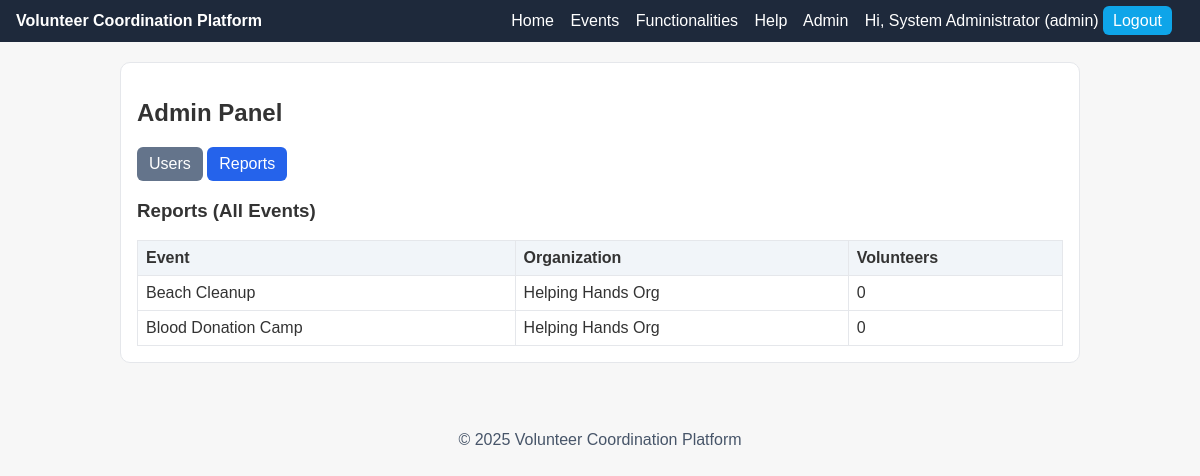
The page /admin.php?tab=reports (signed in) on the database its author committed.
### tables this page shows
CREATE TABLE events (
  id INT AUTO_INCREMENT PRIMARY KEY,
  title VARCHAR(150) NOT NULL,
  description VARCHAR(500) DEFAULT NULL,
  event_time DATETIME NOT NULL,
  location VARCHAR(150) NOT NULL,
  required_skills VARCHAR(255) DEFAULT NULL,
  slots INT NOT NULL DEFAULT 10,
  created_by INT NOT NULL,
  created_at TIMESTAMP DEFAULT CURRENT_TIMESTAMP,
  FOREIGN KEY (created_by) REFERENCES users(id) ON DELETE CASCADE
);

CREATE TABLE users (
  id INT AUTO_INCREMENT PRIMARY KEY,
  username VARCHAR(64) UNIQUE NOT NULL,
  password_hash CHAR(32) NOT NULL,
  name VARCHAR(100) NOT NULL,
  role ENUM('admin','user') NOT NULL DEFAULT 'user',
  user_type ENUM('volunteer','organization','admin') NOT NULL DEFAULT 'volunteer',
  skills VARCHAR(255) DEFAULT NULL,
  availability VARCHAR(255) DEFAULT NULL,
  interests VARCHAR(255) DEFAULT NULL,
  created_at TIMESTAMP DEFAULT CURRENT_TIMESTAMP
);

### admin.php (the view, shortened to what this page needs)
<?php
require_once 'db.php';
include 'header.php';
$tab = $_GET['tab'] ?? 'users';
?>
<div class="card">
  <h2>Admin Panel</h2>
  <div style="margin-bottom:12px;">
    <a class="btn <?php echo $tab==='users'?'':'secondary'; ?>" href="?tab=users">Users</a>
    <a class="btn <?php echo $tab==='reports'?'':'secondary'; ?>" href="?tab=reports">Reports</a>
  </div>
  <?php if ($tab === 'users'): ?>
    <h3>Create User</h3>
    <form method="post" class="card">
      <input type="hidden" name="create_user" value="1">
      <div class="form-row">
        <label>Username
          <input type="text" name="username" required>
        </label>
        <label>Password
          <input type="password" name="password" required>
        </label>
      </div>
      <div class="form-row">
        <label>Name
          <input type="text" name="name" required>
        </label>
        <label>User Type
          <select name="user_type">
            <option value="volunteer">Volunteer</option>
            <option value="organization">Organization</option>
          </select>
        </label>
      </div>
      <div class="form-row">
        <label>Skills
          <input type="text" name="skills">
        </label>
        <label>Availability
          <input type="text" name="availability">
        </label>
      </div>
      <div class="form-row">
        <label>Interests
          <input type="text" name="interests">
        </label>
      </div>
      <button class="btn" type="submit">Create</button>
    </form>
    <h3>All Users</h3>
    <?php
      $users = $conn->query("SELECT id, username, name, user_type FROM users ORDER BY id DESC");
      if ($users && $users->num_rows > 0):
    ?>
      <table class="table">
        <tr><th>ID</th><th>Username</th><th>Name</th><th>User Type</th><th>Actions</th></tr>
        <?php while ($u = $users->fetch_assoc()): ?>
          <tr>
            <td><?php echo $u['id']; ?></td>
            <td><?php echo htmlspecialchars($u['username']); ?></td>
            <td><?php echo htmlspecialchars($u['name']); ?></td>
            <td><?php echo htmlspecialchars($u['user_type']); ?></td>
            <td>
              <?php if ($u['id'] != current_user()['id']): ?>
                <a class="btn secondary" href="?delete_user=<?php echo $u['id']; ?>" onclick="return confirm('Delete user?');">Delete</a>
              <?php else: ?>
                <em>current</em>
              <?php endif; ?>
            </td>
          </tr>
        <?php endwhile; ?>
      </table>
    <?php else: ?>
      <p>No users yet.</p>
    <?php endif; ?>
  <?php elseif ($tab === 'reports'): ?>
    <h3>Reports (All Events)</h3>
    <?php
      $r = $conn->query("
        SELECT e.id, e.title, u.name AS org_name, COUNT(a.user_id) AS volunteers
        FROM events e
        JOIN users u ON e.created_by=u.id
        LEFT JOIN assignments a ON a.event_id=e.id
        GROUP BY e.id, e.title, u.name
        ORDER BY volunteers DESC
      ");
      if ($r && $r->num_rows > 0):
    ?>
      <table class="table">
        <tr><th>Event</th><th>Organization</th><th>Volunteers</th></tr>
        <?php while ($row = $r->fetch_assoc()): ?>
          <tr>
            <td><?php echo htmlspecialchars($row['title']); ?></td>
            <td><?php echo htmlspecialchars($row['org_name']); ?></td>
            <td><?php echo (int)$row['volunteers']; ?></td>
          </tr>
        <?php endwhile; ?>
      </table>
    <?php else: ?>
      <p>No data yet.</p>
    <?php endif; ?>
  <?php endif; ?>
</div>
<?php include 'footer.php'; ?>

### styles.css (style rules this page uses)
* { box-sizing: border-box; font-family: Arial, sans-serif; }
body { margin: 0; background: #f7f7f7; color: #333; }
.card { background: #fff; border: 1px solid #e5e7eb; border-radius: 10px; padding: 16px; margin-bottom: 16px; }
.btn { display: inline-block; padding: 8px 12px; border-radius: 6px; background: #2563eb; color: #fff; text-decoration: none; }
.btn.secondary { background: #64748b; }
.table { width: 100%; border-collapse: collapse; }
.table th, .table td { border: 1px solid #e5e7eb; padding: 8px; text-align: left; }
.table th { background: #f1f5f9; }

### rows shown on the page
events: title "Beach Cleanup", created_by.name "Helping Hands Org", volunteers "0"
events: title "Blood Donation Camp", created_by.name "Helping Hands Org", volunteers "0"

### other values the page prints
current_user()['name'] "System Administrator"
current_user()['role'] "admin"
